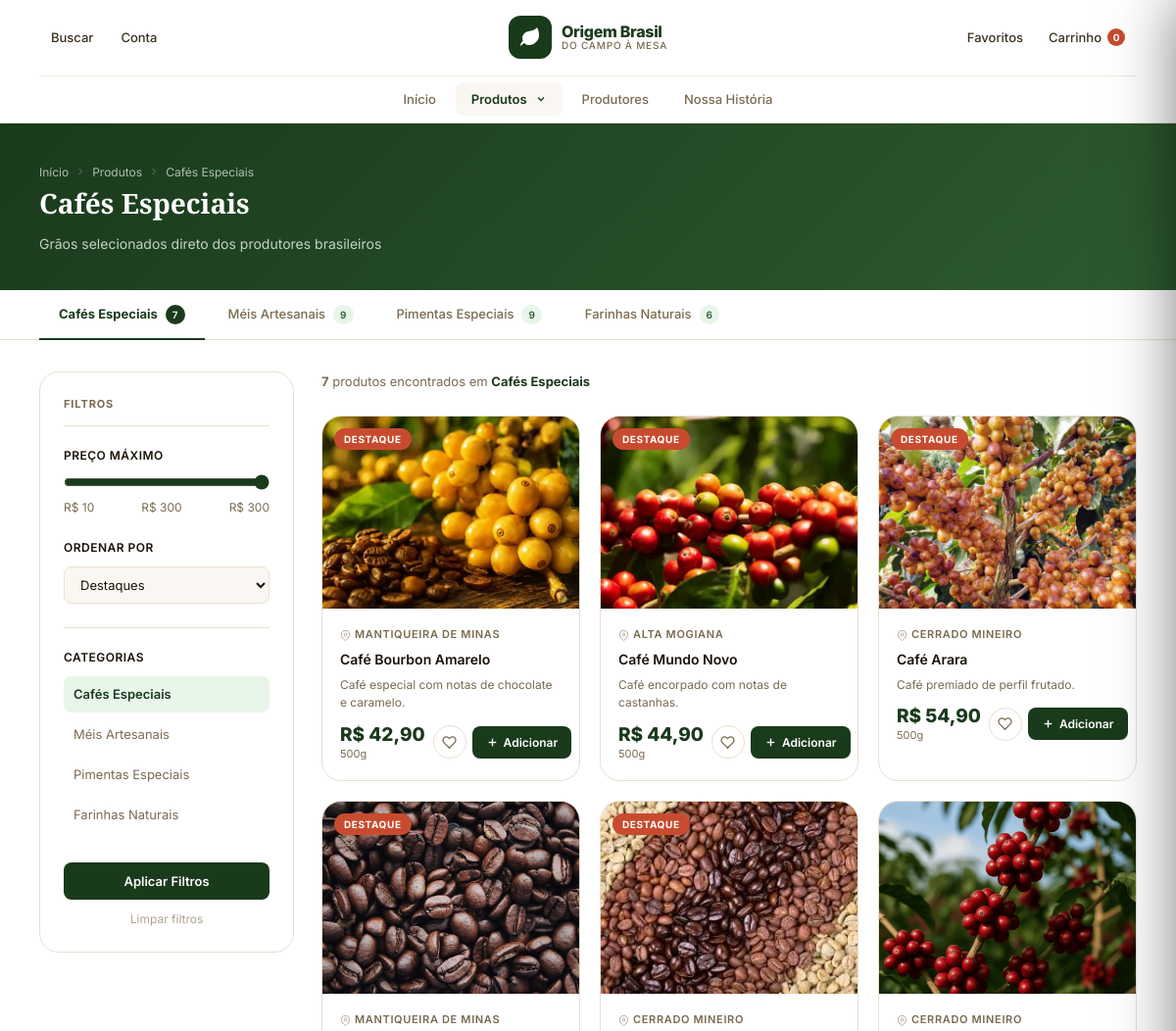
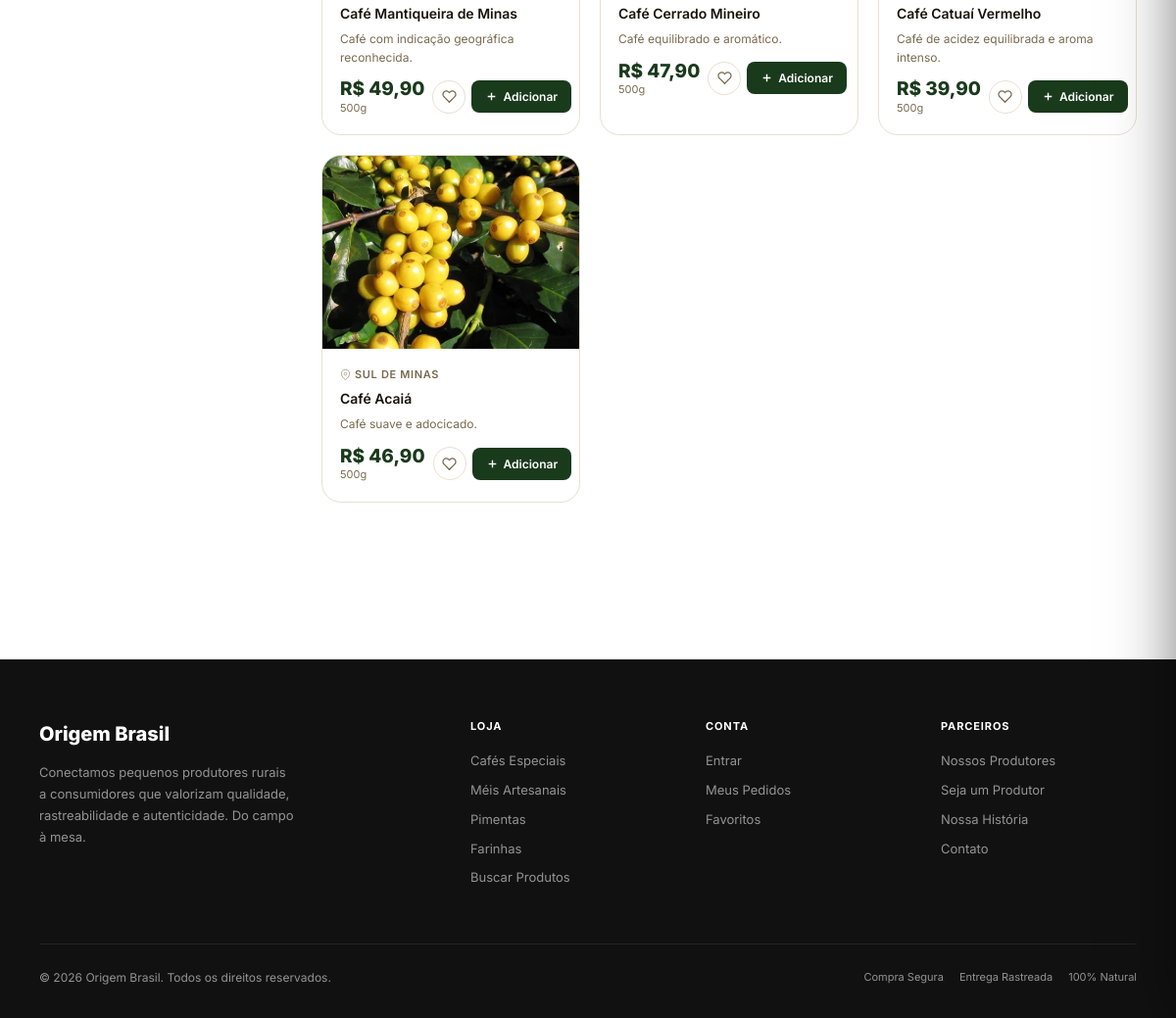
The app's page /produtos.php?categoria=cafe with its own data (2 pictures, top to bottom).
### tables this page shows
CREATE TABLE IF NOT EXISTS produtos (
    id           INT AUTO_INCREMENT PRIMARY KEY,
    nome         VARCHAR(100) NOT NULL,
    descricao    TEXT,
    historia     TEXT,
    preco        DECIMAL(10,2) NOT NULL,
    categoria    VARCHAR(50) NOT NULL DEFAULT 'cafe',
    imagem       VARCHAR(255),
    estoque      INT DEFAULT 0,
    produtor_id  INT DEFAULT NULL,
    regiao       VARCHAR(100),
    origem       VARCHAR(100),
    peso         VARCHAR(30),
    destaque     TINYINT(1) DEFAULT 0,
    criado_em    TIMESTAMP DEFAULT CURRENT_TIMESTAMP,
    FOREIGN KEY (produtor_id) REFERENCES produtores(id) ON DELETE SET NULL,
    FOREIGN KEY (categoria) REFERENCES categorias(slug) ON UPDATE CASCADE
);

### includes/product_card.php (the view, shortened to what this page needs)
<?php
function renderCard($p) { ?>
<div class="product-card" data-produto-id="<?php echo $p['id']; ?>">
    <div class="img-wrap">
        <a href="produto.php?id=<?php echo $p['id']; ?>">
            <img src="<?php echo htmlspecialchars($p['imagem']); ?>"
                 alt="<?php echo htmlspecialchars($p['nome']); ?>"
                 loading="lazy" onerror="this.src='imagens/cafe1.jpg'">
        </a>
        <?php if ($p['destaque']): ?><span class="badge-destaque">Destaque</span><?php endif; ?>
    </div>
    <div class="product-info">
        <?php if (!empty($p['regiao'])): ?>
        <div class="product-origin">
            <svg viewBox="0 0 24 24" fill="none" stroke="currentColor" stroke-width="2" style="width:11px;height:11px;flex-shrink:0;"><path d="M21 10c0 7-9 13-9 13s-9-6-9-13a9 9 0 0 1 18 0z"/><circle cx="12" cy="10" r="3"/></svg>
            <?php echo htmlspecialchars($p['regiao']); ?>
        </div>
        <?php endif; ?>
        <div class="product-name"><a href="produto.php?id=<?php echo $p['id']; ?>"><?php echo htmlspecialchars($p['nome']); ?></a></div>
        <div class="product-desc"><?php echo htmlspecialchars($p['descricao']); ?></div>
        <div class="product-footer">
            <div class="product-price">
                <span class="price-val">R$&nbsp;<?php echo number_format($p['preco'],2,',','.'); ?></span>
                <?php if (!empty($p['peso'])): ?><span class="price-unit"><?php echo htmlspecialchars($p['peso']); ?></span><?php endif; ?>
            </div>
            <div class="product-actions">
                <button class="fav-btn" data-id="<?php echo $p['id']; ?>"
                        onclick="toggleFav(<?php echo $p['id']; ?>,this)" aria-label="Favoritar">
                    <svg viewBox="0 0 24 24" fill="none" stroke="currentColor" stroke-width="2"><path d="M20.84 4.61a5.5 5.5 0 0 0-7.78 0L12 5.67l-1.06-1.06a5.5 5.5 0 0 0-7.78 7.78l1.06 1.06L12 21.23l7.78-7.78 1.06-1.06a5.5 5.5 0 0 0 0-7.78z"/></svg>
                </button>
                <?php if ($p['estoque']>0): ?>
                <button class="add-btn" data-id="<?php echo $p['id']; ?>"
                        onclick="addToCart(<?php echo $p['id']; ?>,'<?php echo addslashes($p['nome']); ?>',<?php echo $p['preco']; ?>,'<?php echo addslashes($p['imagem']); ?>')">
                    <svg viewBox="0 0 24 24" fill="none" stroke="currentColor" stroke-width="2.5" style="width:13px;height:13px;"><line x1="12" y1="5" x2="12" y2="19"/><line x1="5" y1="12" x2="19" y2="12"/></svg>
                    Adicionar
                </button>
                <?php else: ?>
                <button class="add-btn" disabled>Esgotado</button>
                <?php endif; ?>
            </div>
        </div>
    </div>
</div>
<?php } ?>

### produtos.php (shortened to what this page needs)
<?php
include("conexao.php");
include("includes/product_card.php");
$categorias = [
    'cafe'     => ['label' => 'Cafés Especiais',    'desc' => 'Grãos selecionados direto dos produtores brasileiros',    'icon' => 'coffee'],
    'mel'      => ['label' => 'Méis Artesanais',    'desc' => 'Mel puro de abelhas nativas e europeias do Brasil',       'icon' => 'mel'],
    'pimenta'  => ['label' => 'Pimentas Especiais', 'desc' => 'Pimentas cultivadas com técnicas artesanais brasileiras', 'icon' => 'pimenta'],
    'farinha'  => ['label' => 'Farinhas Naturais',  'desc' => 'Farinhas orgânicas e funcionais da agricultura familiar', 'icon' => 'farinha'],
];
$cat_slug  = $_GET['categoria'] ?? 'cafe';
$cat_info  = $categorias[$cat_slug];
$ordem     = $_GET['ordem']    ?? 'destaque';
$preco_max = isset($_GET['preco_max']) ? (float)$_GET['preco_max'] : 999;
$q         = htmlspecialchars(trim($_GET['q'] ?? ''));
$ordemSQL = match($ordem) {
    'menor_preco' => 'p.preco ASC',
    'maior_preco' => 'p.preco DESC',
    'avaliacao'   => 'media_nota DESC',
    'novidades'   => 'p.criado_em DESC',
    default       => 'p.destaque DESC, p.id ASC'
};
$sql = "SELECT p.*, COALESCE(ROUND(AVG(a.nota),1),0) AS media_nota, COUNT(a.id) AS total_av
        FROM produtos p LEFT JOIN avaliacoes a ON a.produto_id = p.id
        WHERE p.categoria = ? AND p.preco <= ?";
$sql .= " GROUP BY p.id ORDER BY $ordemSQL";
$stmt = mysqli_prepare($conexao, $sql);
if ($q) {
    $like = "%$q%";
    mysqli_stmt_bind_param($stmt, 'sdsss', $cat_slug, $preco_max, $like, $like, $like);
} else {
    mysqli_stmt_bind_param($stmt, 'sd', $cat_slug, $preco_max);
}
mysqli_stmt_execute($stmt);
$produtos = mysqli_fetch_all(mysqli_stmt_get_result($stmt), MYSQLI_ASSOC);
$total = count($produtos);
$cat_icons = [
    'cafe'    => '<svg viewBox="0 0 24 24" fill="none" stroke="currentColor" stroke-width="1.8" style="width:22px;height:22px;"><path d="M17 8h1a4 4 0 1 1 0 8h-1"/><path d="M3 8h14v9a4 4 0 0 1-4 4H7a4 4 0 0 1-4-4Z"/><line x1="6" y1="2" x2="6" y2="4"/><line x1="10" y1="2" x2="10" y2="4"/><line x1="14" y1="2" x2="14" y2="4"/></svg>',
    'mel'     => '<svg viewBox="0 0 24 24" fill="none" stroke="currentColor" stroke-width="1.8" style="width:22px;height:22px;"><path d="M12 2C8.5 2 6 5 6 8c0 4 6 14 6 14s6-10 6-14c0-3-2.5-6-6-6z"/><circle cx="12" cy="8" r="2"/></svg>',
    'pimenta' => '<svg viewBox="0 0 24 24" fill="none" stroke="currentColor" stroke-width="1.8" style="width:22px;height:22px;"><path d="M12 22c0 0-7-6-7-12a7 7 0 0 1 14 0c0 6-7 12-7 12z"/><path d="M12 2c0 0 3-1 4 2"/></svg>',
    'farinha' => '<svg viewBox="0 0 24 24" fill="none" stroke="currentColor" stroke-width="1.8" style="width:22px;height:22px;"><path d="M3 11l19-9-9 19-2-8-8-2z"/></svg>',
    'novo'    => '<svg viewBox="0 0 24 24" fill="none" stroke="currentColor" stroke-width="1.8" style="width:22px;height:22px;"><path d="M21 16V8a2 2 0 0 0-1-1.73l-7-4a2 2 0 0 0-2 0l-7 4A2 2 0 0 0 3 8v8a2 2 0 0 0 1 1.73l7 4a2 2 0 0 0 2 0l7-4A2 2 0 0 0 21 16z"/><polyline points="3.27 6.96 12 12.01 20.73 6.96"/><line x1="12" y1="22.08" x2="12" y2="12"/></svg>',
];
?>
<!DOCTYPE html>
<html lang="pt-BR">
<head>
    <link rel="stylesheet" href="css/style.css">
</head>
<body data-logado="<?php echo isset($_SESSION['id']) ? '1' : '0'; ?>">
<?php include("includes/header.php"); ?>
<div class="page-title-block">
    <div class="breadcrumb">
        <a href="index.php">Início</a>
        <svg viewBox="0 0 24 24" fill="none" stroke="currentColor" stroke-width="2" style="width:12px;height:12px;"><polyline points="9 18 15 12 9 6"/></svg>
        <a href="produtos.php">Produtos</a>
        <svg viewBox="0 0 24 24" fill="none" stroke="currentColor" stroke-width="2" style="width:12px;height:12px;"><polyline points="9 18 15 12 9 6"/></svg>
        <span><?php echo $cat_info['label']; ?></span>
    </div>
    <h1><?php echo $cat_info['label']; ?></h1>
    <p style="font-size:14px;opacity:.75;margin-top:6px;"><?php echo $cat_info['desc']; ?></p>
</div>
<div class="cat-switcher-bar">
    <div class="cat-switcher">
        <?php foreach ($categorias as $slug => $info):
            $cnt_stmt = mysqli_prepare($conexao, "SELECT COUNT(*) as n FROM produtos WHERE categoria = ?");
            mysqli_stmt_bind_param($cnt_stmt, 's', $slug);
            mysqli_stmt_execute($cnt_stmt);
            $cnt = mysqli_fetch_assoc(mysqli_stmt_get_result($cnt_stmt))['n'];
            $isActive = $slug === $cat_slug;
        ?>
            <a href="produtos.php?categoria=<?php echo $slug; ?>"
            class="cat-tab <?php echo $isActive ? 'active' : ''; ?>">
                <span class="cat-label"><?php echo $info['label']; ?></span>
                <?php if ($cnt > 0): ?>
                    <span class="cat-count"><?php echo $cnt; ?></span>
                <?php else: ?>
                    <span class="badge-soon">Em breve</span>
                <?php endif; ?>
            </a>
        <?php endforeach; ?>
    </div>
</div>
<div class="catalog-layout">
    <aside class="sidebar">
        <form method="GET" action="produtos.php">
            <div class="sidebar-title">Filtros</div>
            <div class="filter-group">
                <span class="filter-label">Preço máximo</span>
                <div class="price-range">
                    <input type="range" name="preco_max" min="10" max="300" step="5"
                           value="<?php echo min($preco_max < 999 ? $preco_max : 300, 300); ?>"
                           oninput="document.getElementById('pv').textContent = 'R$ ' + this.value">
                    <div class="price-range-vals">
                        <span>R$ 10</span>
                        <span id="pv">R$ <?php echo min($preco_max < 999 ? $preco_max : 300, 300); ?></span>
                        <span>R$ 300</span>
                    </div>
                </div>
            </div>
            <div class="filter-group">
                <span class="filter-label">Ordenar por</span>
                <select name="ordem" class="sort-select">
                    <option value="destaque"    <?php echo $ordem==='destaque'   ?'selected':''; ?>>Destaques</option>
                </select>
            </div>
            <div class="filter-group" style="margin-top:24px;padding-top:20px;border-top:1px solid var(--border);">
                <span class="filter-label">Categorias</span>
                <?php foreach ($categorias as $slug => $info): ?>
                <a href="produtos.php?categoria=<?php echo $slug; ?>"
                   style="display:flex;align-items:center;gap:8px;padding:8px 10px;border-radius:8px;font-size:13px;margin-bottom:4px;
                          color:<?php echo $slug===$cat_slug?'var(--green)':'var(--text-3)'; ?>;
                          background:<?php echo $slug===$cat_slug?'var(--green-light)':'transparent'; ?>;
                          font-weight:<?php echo $slug===$cat_slug?'600':'400'; ?>;
                          transition:all .2s;text-decoration:none;">
                    <?php echo $info['label']; ?>
                </a>
                <?php endforeach; ?>
            </div>
            <button type="submit" class="filter-btn">Aplicar Filtros</button>
            <a href="produtos.php?categoria=<?php echo $cat_slug; ?>"
               style="display:block;text-align:center;font-size:12px;color:var(--text-4);margin-top:10px;">
               Limpar filtros
            </a>
        </form>
    </aside>
    <main>
        <div style="display:flex;justify-content:space-between;align-items:center;margin-bottom:24px;flex-wrap:wrap;gap:10px;">
            <span style="font-size:13px;color:var(--text-3);">
                <strong><?php echo $total; ?></strong>
                produto<?php echo $total !== 1 ? 's' : ''; ?>
                encontrado<?php echo $total !== 1 ? 's' : ''; ?>
                em <strong style="color:var(--green)"><?php echo $cat_info['label']; ?></strong>
            </span>
        </div>
        <?php if (empty($produtos)): ?>
        <div class="empty-cat">
            <div class="empty-cat-icon">
                <?php echo $cat_icons[$cat_slug] ?? $cat_icons['novo']; ?>
            </div>
            <h3>Nenhum produto ainda</h3>
            <p>
                Estamos selecionando os melhores
                <strong><?php echo strtolower($cat_info['label']); ?></strong>
                de produtores parceiros. Em breve novidades aqui!
            </p>
            <a href="produtos.php?categoria=cafe">
                <svg viewBox="0 0 24 24" fill="none" stroke="currentColor" stroke-width="2.5" style="width:15px;height:15px;"><polyline points="15 18 9 12 15 6"/></svg>
                Ver Cafés Disponíveis
            </a>
        </div>
        <?php else: ?>
        <div class="products-grid">
            <?php foreach ($produtos as $p) renderCard($p); ?>
        </div>
        <?php endif; ?>
    </main>
</div>
<?php include("includes/footer.php"); ?>
</body>
</html>

### records on screen
produtos: imagem (picture), destaque "DESTAQUE", regiao "MANTIQUEIRA DE MINAS", nome "Café Bourbon Amarelo", descricao "Café especial com notas de chocolate e caramelo.", preco "42,90", peso "500g"
produtos: imagem (picture), destaque "DESTAQUE", regiao "ALTA MOGIANA", nome "Café Mundo Novo", descricao "Café encorpado com notas de castanhas.", preco "44,90", peso "500g"
produtos: imagem (picture), destaque "DESTAQUE", regiao "CERRADO MINEIRO", nome "Café Arara", descricao "Café premiado de perfil frutado.", preco "54,90", peso "500g"
produtos: imagem (picture), destaque "DESTAQUE", regiao "MANTIQUEIRA DE MINAS", nome "Café Mantiqueira de Minas", descricao "Café com indicação geográfica reconhecida.", preco "49,90", peso "500g"
produtos: imagem (picture), destaque "DESTAQUE", regiao "CERRADO MINEIRO", nome "Café Cerrado Mineiro", descricao "Café equilibrado e aromático.", preco "47,90", peso "500g"
produtos: imagem (picture), regiao "CERRADO MINEIRO", nome "Café Catuaí Vermelho", descricao "Café de acidez equilibrada e aroma intenso.", preco "39,90", peso "500g"
produtos: imagem (picture), regiao "SUL DE MINAS", nome "Café Acaiá", descricao "Café suave e adocicado.", preco "46,90", peso "500g"

### other values on screen
$cat_info['label'] "Cafés Especiais"
$cat_info['desc'] "Grãos selecionados direto dos produtores brasileiros"
$info['label'] "Cafés Especiais"
$cnt "7"
$info['label'] "Méis Artesanais"
$cnt "9"
$info['label'] "Pimentas Especiais"
$info['label'] "Farinhas Naturais"
$cnt "6"
min($preco_max < 999 ? $preco_max : 300, 300) "300"
$total "7"
